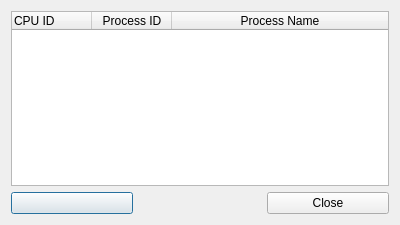
<?xml version="1.0" encoding="UTF-8"?>
<ui version="4.0">
 <class>ViewRunning</class>
 <widget class="QDialog" name="ViewRunning">
  <property name="geometry">
   <rect>
    <x>0</x>
    <y>0</y>
    <width>400</width>
    <height>225</height>
   </rect>
  </property>
  <property name="sizePolicy">
   <sizepolicy hsizetype="MinimumExpanding" vsizetype="MinimumExpanding">
    <horstretch>0</horstretch>
    <verstretch>0</verstretch>
   </sizepolicy>
  </property>
  <property name="minimumSize">
   <size>
    <width>400</width>
    <height>225</height>
   </size>
  </property>
  <property name="windowTitle">
   <string>Running Processes</string>
  </property>
  <layout class="QVBoxLayout" name="verticalLayout">
   <item>
    <widget class="QTableWidget" name="outputTable">
     <property name="editTriggers">
      <set>QAbstractItemView::NoEditTriggers</set>
     </property>
     <property name="alternatingRowColors">
      <bool>true</bool>
     </property>
     <property name="selectionMode">
      <enum>QAbstractItemView::SingleSelection</enum>
     </property>
     <property name="selectionBehavior">
      <enum>QAbstractItemView::SelectRows</enum>
     </property>
     <property name="showGrid">
      <bool>false</bool>
     </property>
     <attribute name="horizontalHeaderDefaultSectionSize">
      <number>80</number>
     </attribute>
     <attribute name="horizontalHeaderStretchLastSection">
      <bool>true</bool>
     </attribute>
     <attribute name="verticalHeaderVisible">
      <bool>false</bool>
     </attribute>
     <column>
      <property name="text">
       <string>CPU ID</string>
      </property>
      <property name="textAlignment">
       <set>AlignLeft|AlignVCenter</set>
      </property>
     </column>
     <column>
      <property name="text">
       <string>Process ID</string>
      </property>
     </column>
     <column>
      <property name="text">
       <string>Process Name</string>
      </property>
     </column>
    </widget>
   </item>
   <item>
    <layout class="QHBoxLayout" name="horizontalLayout">
     <property name="sizeConstraint">
      <enum>QLayout::SetMinimumSize</enum>
     </property>
     <item>
      <widget class="QPushButton" name="toggleUpdateButton">
       <property name="text">
        <string/>
       </property>
      </widget>
     </item>
     <item>
      <widget class="QLabel" name="timeLabel">
       <property name="text">
        <string/>
       </property>
       <property name="alignment">
        <set>Qt::AlignCenter</set>
       </property>
      </widget>
     </item>
     <item>
      <widget class="QPushButton" name="closeButton">
       <property name="text">
        <string>Close</string>
       </property>
      </widget>
     </item>
    </layout>
   </item>
  </layout>
 </widget>
 <resources/>
 <connections/>
</ui>
